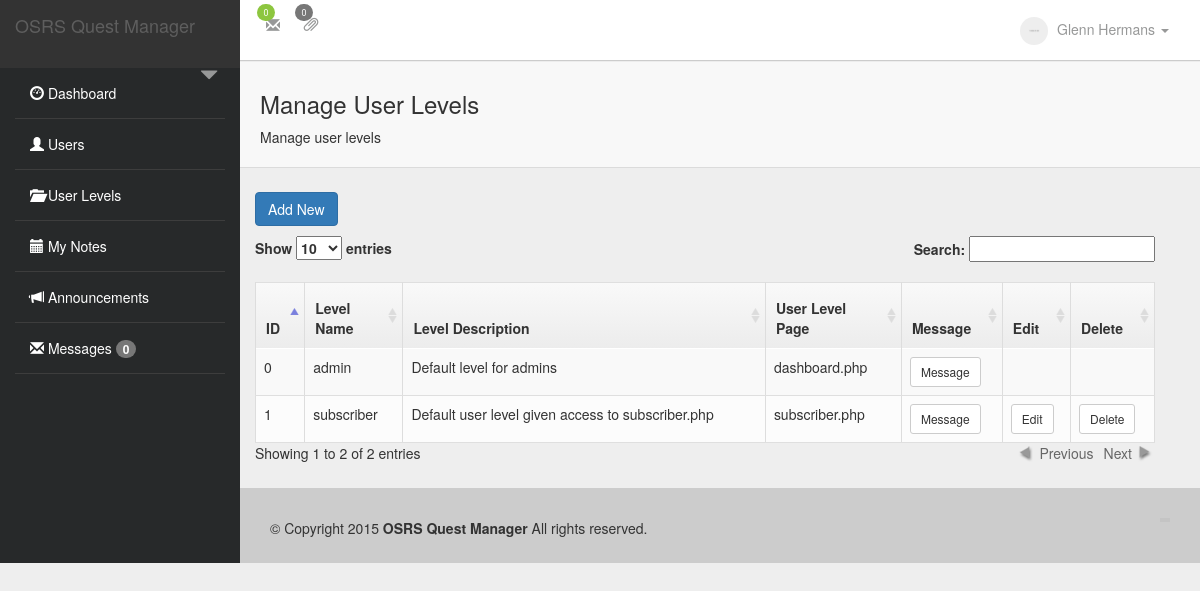
Screenshot of /usersystem/user_levels.php (signed in) with the database file from the repository.
### tables this page shows
CREATE TABLE IF NOT EXISTS `options` (
  `option_id` bigint(20) NOT NULL,
  `option_name` varchar(500) NOT NULL,
  `option_value` varchar(500) NOT NULL
);

CREATE TABLE IF NOT EXISTS `users` (
  `user_id` bigint(20) NOT NULL,
  `first_name` varchar(100) NOT NULL,
  `last_name` varchar(100) NOT NULL,
  `gender` varchar(50) NOT NULL,
  `date_of_birth` date NOT NULL,
  `address1` varchar(200) NOT NULL,
  `address2` varchar(200) NOT NULL,
  `city` varchar(100) NOT NULL,
  `state` varchar(100) NOT NULL,
  `country` varchar(100) NOT NULL,
  `zip_code` varchar(100) NOT NULL,
  `mobile` varchar(200) NOT NULL,
  `phone` varchar(200) NOT NULL,
  `username` varchar(100) NOT NULL,
  `email` varchar(200) NOT NULL,
  `password` varchar(200) NOT NULL,
  `profile_image` varchar(500) NOT NULL,
  `description` varchar(600) NOT NULL,
  `status` varchar(100) NOT NULL,
  `activation_key` varchar(100) NOT NULL,
  `date_register` date NOT NULL,
  `user_type` varchar(100) NOT NULL
);

CREATE TABLE IF NOT EXISTS `user_level` (
  `level_id` bigint(20) NOT NULL,
  `level_name` varchar(200) NOT NULL,
  `level_description` varchar(600) NOT NULL,
  `level_page` varchar(100) NOT NULL
);

### usersystem/includes/functions.php (called while the page is built, shortened)
<?php
	function get_option($option_name) {
		global $db;
		$query = "SELECT * from options WHERE option_name='".$option_name."'";
		$result = $db->query($query) or die($db->error);
		$row = $result->fetch_array();
		$option_value = stripslashes($row['option_value']);
		return $option_value;
	}

### usersystem/system_load.php (called while the page is built, shortened)
<?php
	include('includes/db_connect.php');
	include('includes/functions.php');
	global $db;
	include('classes/users.php');
	include('classes/userlevel.php');
	if(isset($_SESSION['user_id'])):
		$new_user = new Users;
		if($new_user->get_user_info($_SESSION['user_id'], 'profile_image') == '') {
			$profile_img = 'images/thumb.png';
		} else {
			$profile_img = $new_user->get_user_info($_SESSION['user_id'], 'profile_image');
		}
	endif;

### usersystem/classes/users.php (called while the page is built, shortened)
<?php
class Users {
	function get_user_info($user_id, $term) {
		global $db;
		$query = "SELECT * from users WHERE user_id='".$user_id."'";
		$result = $db->query($query) or die($db->error);
		$row = $result->fetch_array();
		return $row[$term];
	}
}

### usersystem/classes/userlevel.php (the view, shortened to what this page needs)
<?php
class Userlevel {
	function list_levels($user_type) {
		global $db;
		global $language;
		if($user_type == 'admin') {
			$query = 'SELECT * from user_level ORDER by level_name ASC';
			$result = $db->query($query) or die($db->error);
			$content = '';
			$count = 0;
			while($row = $result->fetch_array()) {
				extract($row);
				$count++;
				if($count % 2 == 0) {
					$class = 'even';
				} else {
					$class = 'odd';
				}
				$content .= '<tr class="'.$class.'">';
				$content .= '<td>';
				$content .= $level_id;
				$content .= '</td><td>';
				$content .= $level_name;
				$content .= '</td><td>';
				$content .= $level_description;
				$content .= '</td><td>';
				$content .= $level_page;
				$content .= '</td><td>';
				$content .= '<button class="btn btn-default btn-sm" data-toggle="modal" data-target="#modal_'.$level_id.'">
  							'.$language["message"].'
							</button>';
				$content .= '
<script type="text/javascript">
$(function(){
$("#message_form_'.$level_id.'").on("submit", function(e){
  e.preventDefault();
  tinyMCE.triggerSave();
  $.post("includes/messageprocess.php",
	 $("#message_form_'.$level_id.'").serialize(),
	 function(data, status, xhr){
	   $("#success_message_'.$level_id.'").html("<div class=\'alert alert-success\'>"+data+"</div>");
	 });
});
});
</script>
<div class="modal fade" id="modal_'.$level_id.'" tabindex="-1" role="dialog" aria-labelledby="myModalLabel" aria-hidden="true">
  <div class="modal-dialog">
    <form id="message_form_'.$level_id.'" method="post" name="send_message">
	<div class="modal-content">
      <div class="modal-header">
        <button type="button" class="close" data-dismiss="modal" aria-hidden="true">&times;</button>
        <h4 class="modal-title" id="myModalLabel">'.$language["send_message"].'</h4>
      </div>
      <div class="modal-body">
      		<div id="success_message_'.$level_id.'"></div>
	   		<div class="form-group">
				<label class="control-label">'.$language["message_to"].'</label>
				<input type="text" class="form-control" name="message_to" value="All '.$level_name.'" readonly="readonly" />
			</div>
			<div class="form-group">
				<label class="control-label">'.$language["subject"].'</label>
				<input type="text" class="form-control" name="subject" value="" />
			</div>
			<div class="form-group">
				<label class="control-label">'.$language["message"].'</label>
				<textarea class="tinyst form-control" name="message"></textarea>
			</div>
      </div>
	  <input type="hidden" name="level_name" value="'.$level_name.'" />
	  <input type="hidden" name="level_form" value="1" />
      <div class="modal-footer">
        <button type="button" class="btn btn-default" data-dismiss="modal">'.$language["close"].'</button>
		<input type="submit" value="'.$language["send_message"].'" class="btn btn-primary" />
      </div>
    </div>
   </form>
  </div>
</div>';
				$content .= '</td><td>';
				$content .= '<form method="post" name="edit" action="manage_user_level.php">';
				$content .= '<input type="hidden" name="edit_level" value="'.$level_id.'">';
				$content .= '<input type="submit" class="btn btn-default btn-sm" value="'.$language["edit"].'">';
				$content .= '</form>';
				$content .= '</td><td>';
				$content .= '<form method="post" name="delete" onsubmit="return confirm_delete();" action="">';
				$content .= '<input type="hidden" name="delete_level" value="'.$level_id.'">';
				$content .= '<input type="submit" class="btn btn-default btn-sm" value="'.$language["delete"].'">';
				$content .= '</form>';
				$content .= '</td>';
				$content .= '</tr>';
				unset($class);
			}
		} else {
			$content = $language["level_err_1"];
		}
		echo $content;
	}
}

### usersystem/includes/admin_nav.php (shortened to what this page needs)
    <div class="sidebar-menu">
    	<nav class="navbar navbar-default" role="navigation">
  		<div class="navbar-header">
    			<a class="navbar-brand" href="dashboard.php"><?php echo get_option('site_name'); ?></a>
                        <div class="settings-icon">
						<a href="#collapseExample" data-toggle="collapse" title="View user detail" data-animate="true">
							<i class="glyphicon glyphicon-triangle-bottom"></i>
						</a>
						</div>
  	</div>
  <div class="collapse navbar-collapse navbar-ex1-collapse">
    <ul class="nav navbar-nav">
	    <li><a href="dashboard.php"><span class="glyphicon glyphicon-dashboard"></span> <?php echo $language['dashboard']; ?></a>
        </li>
        <li><a href="users.php"><span class="glyphicon glyphicon-user"></span> <?php echo $language['users']; ?></a>
        </li>
        <li><a href="user_levels.php"><span class="glyphicon glyphicon-folder-open"></span>  <?php echo $language['user_levels']; ?></a>
        </li>
        <li><a href="notes.php"><i class="glyphicon glyphicon-calendar"></i> <?php echo $language['my_notes']; ?></a>
        </li>
        <li><a href="announcements.php"><span class="glyphicon glyphicon-bullhorn"></span> Announcements</a>
        </li>
        <li><a href="messages.php"><span class="glyphicon glyphicon-envelope"></span> <?php echo $language['messages']; ?> <span class="badge"><?php $message_obj->unread_count(); ?></span></a>
        </li>
    </ul>
  </div>
</nav>
</div>

### usersystem/includes/top_bar.php (shortened to what this page needs)
<div class="top_section">
   	<nav class="navbar user-info-navbar"  role="navigation">
			<ul class="user-info-menu left-links list-inline list-unstyled">
				<li class="dropdown hover-line">
					<a href="#" class="dropdown-toggle" data-toggle="dropdown">
						<i class="glyphicon glyphicon-envelope"></i>
						<span class="badge badge-green"><?php $message_obj->unread_count(); ?></span>
					</a>
				</li>
				<li class="dropdown hover-line">
					<a href="#" class="dropdown-toggle" data-toggle="dropdown">
						<i class="glyphicon glyphicon-paperclip"></i>
						<span class="badge"><?php $notes_obj->notes_count(); ?></span>
					</a>
				</li>
		</ul>
			<ul class="user-info-menu right-links list-inline list-unstyled">
				<li class="dropdown user-profile">
					<a href="#" class="dropdown-toggle" data-toggle="dropdown">
						<img src="<?php echo $profile_img; ?>" alt="user-image" class="img-circle img-inline userpic-32" width="28" />
						<span>
							<?php echo $new_user->get_user_info($_SESSION['user_id'], 'first_name'); ?> <?php echo $new_user->get_user_info($_SESSION['user_id'], 'last_name'); ?>
							<b class="caret"></b>
						</span>
					</a>
				</li>
			</ul>
		</nav>
   </div>

### usersystem/includes/footer.php (shortened to what this page needs)
</div>
<footer class="main-footer sticky footer-type-1">
    <div class="footer-inner">
        <div class="footer-text">
            &copy; <?php echo $language['copyright']; ?> <?php echo date('Y'); ?>
            <strong><?php echo get_option('site_name'); ?></strong> <?php echo $language['all_rights_reserved']; ?>
        </div>
        <div class="go-up">
            <a href="#" rel="go-top">
            </a>
        </div>
    </div>
</footer>
	</div>
		</div>
</body>
</html>

### usersystem/style.css (style rules this page uses)
body { -webkit-text-size-adjust: 100%; -ms-text-size-adjust: 100%; -webkit-font-smoothing: antialiased; margin: 0 !important; padding: 0 !important; width: 100% !important; background-color:#EEE; }
.top_section .navbar { margin-bottom:0px; }
.top_section .navbar ul { margin-bottom:0px; }
.navbar-default { background-color:#27292a; }
.sidebar-menu { position:absolute; left:0; top:0px; bottom:0; max-width:270px; width: 20%; height:100%; float:left; background-color:#27292a; }
.sidebar-menu .navbar-default .navbar-nav>li>a { color:#FFF; border-bottom:1px solid #3d3d3d; }
.sidebar-menu .navbar-default .navbar-nav>li { position:relative; }
.navbar-nav > li { float:none; width:100%; }
.navbar-nav { width:100%; }
.navbar-header { width:100%; background-color:#333; }
.navbar { border-radius:0; }
.navbar-header a.navbar-brand { color:#fff; }
.navbar-default { border:none; }
.top_section { width:100%; padding:0 20px; border-bottom:1px solid #CCC; background-color:#FFF; }
.user-info-navbar .user-info-menu.left-links { float:left; }
.user-info-navbar .user-info-menu.right-links { float:right; }
.user-info-navbar ul li a { text-decoration:none; }
.user-info-navbar .user-info-menu > li > a .badge { font-size: 9px; font-weight: 400; line-height: 1; min-width: 18px; padding: 4px; position: absolute; right: 10px; top: 2px; }
.user-info-navbar .user-info-menu > li > a { color: #979898; display: block; padding: 15px 5px; position: relative; text-decoration: none; top: 1px; z-index: 5; }
.badge.badge-green, .badge.badge-success { background-color: #8dc63f; }
.user-info-navbar .user-info-menu > li.user-profile > a > img + span, .navbar.horizontal-menu .navbar-inner > .nav > li.user-profile > a > img + span { margin-left: 5px; }
.user-info-navbar .user-info-menu li { line-height: 1; }
.user-info-navbar .user-info-menu li a { line-height: 1; }
.user-info-navbar .user-info-menu li a img { line-height: 1; }
footer.main-footer .footer-text { float: left; }
footer { padding:30px 0; background-color:#CCC; margin-top:25px; }
.footer-inner { padding:0px 30px 15px; }
footer.main-footer .go-up a { background-color: rgba(44, 46, 47, 0.05); display: inline-block; padding: 2px 5px; float:right; }
.settings-icon { float: right; position: relative; top: 15px; width:40px; }
.settings-icon a { color: #979898; line-height: 1; }
.settings-icon a i { font-size: 18px; line-height: 1; }
.list-unstyled { list-style: outside none none; padding-left: 0; }

### usersystem/css/style.css (style rules this page uses)
#wc_table .even { background-color:#FCFCFC; }
#wc_table .odd td, #wc_table .even td { border-bottom: 1px solid #DFDFDF; border-top: 1px solid #FFFFFF; }

### usersystem/css/demo_table.css (style rules this page uses)
table.display td { padding: 3px 10px; }

### rows the page displays
options: option_value "OSRS Quest Manager"
users: first_name "Glenn", last_name "Hermans"
user_level: value "1 subscriber Default user level given access to subscriber.php subscriber.php"

### other values shown
$language['dashboard'] "Dashboard"
$language['users'] "Users"
$language['user_levels'] "User Levels"
$language['my_notes'] "My Notes"
$language['messages'] "Messages"
$result->num_rows "0 0"
$result->num_rows "0"
$page_title "Manage User Levels"
$sub_title "Manage user levels"
$language["add_new"] "Add New"
$language["id"] "ID"
$language["level_name"] "Level Name"
$language["level_description"] "Level Description"
$language["level_page_name"] "User Level Page"
$language["message"] "Message"
